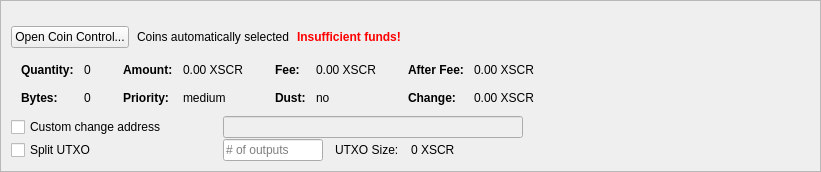
         <widget class="QFrame" name="frameCoinControl">
          <property name="sizePolicy">
           <sizepolicy hsizetype="Expanding" vsizetype="Expanding">
            <horstretch>0</horstretch>
            <verstretch>0</verstretch>
           </sizepolicy>
          </property>
          <property name="maximumSize">
           <size>
            <width>16777215</width>
            <height>16777215</height>
           </size>
          </property>
          <property name="frameShape">
           <enum>QFrame::StyledPanel</enum>
          </property>
          <property name="frameShadow">
           <enum>QFrame::Sunken</enum>
          </property>
          <layout class="QVBoxLayout" name="verticalLayoutCoinControl2">
           <property name="spacing">
            <number>0</number>
           </property>
           <property name="leftMargin">
            <number>0</number>
           </property>
           <property name="topMargin">
            <number>0</number>
           </property>
           <property name="rightMargin">
            <number>0</number>
           </property>
           <property name="bottomMargin">
            <number>0</number>
           </property>
           <item>
            <widget class="QFrame" name="frameCoinControl_BG">
             <layout class="QVBoxLayout" name="verticalLayoutCoinControl" stretch="0,0,0,0,0,0">
              <property name="spacing">
               <number>1</number>
              </property>
              <property name="leftMargin">
               <number>10</number>
              </property>
              <property name="topMargin">
               <number>10</number>
              </property>
              <item>
               <layout class="QHBoxLayout" name="horizontalLayoutCoinControl1">
                <property name="bottomMargin">
                 <number>15</number>
                </property>
                <item>
                 <layout class="QVBoxLayout" name="verticalLayout_3">
                  <property name="spacing">
                   <number>6</number>
                  </property>
                 </layout>
                </item>
               </layout>
              </item>
              <item>
               <layout class="QHBoxLayout" name="horizontalLayoutCoinControl2" stretch="0,0,0,0">
                <property name="spacing">
                 <number>8</number>
                </property>
                <property name="bottomMargin">
                 <number>10</number>
                </property>
                <item>
                 <widget class="QPushButton" name="pushButtonCoinControl">
                  <property name="sizePolicy">
                   <sizepolicy hsizetype="Minimum" vsizetype="Fixed">
                    <horstretch>0</horstretch>
                    <verstretch>0</verstretch>
                   </sizepolicy>
                  </property>
                  <property name="styleSheet">
                   <string notr="true"/>
                  </property>
                  <property name="text">
                   <string>Open Coin Control...</string>
                  </property>
                  <property name="autoDefault">
                   <bool>false</bool>
                  </property>
                 </widget>
                </item>
                <item>
                 <widget class="QLabel" name="labelCoinControlAutomaticallySelected">
                  <property name="text">
                   <string>Coins automatically selected</string>
                  </property>
                  <property name="margin">
                   <number>5</number>
                  </property>
                 </widget>
                </item>
                <item>
                 <widget class="QLabel" name="labelCoinControlInsuffFunds">
                  <property name="font">
                   <font>
                    <weight>75</weight>
                    <bold>true</bold>
                   </font>
                  </property>
                  <property name="styleSheet">
                   <string notr="true">color:red;font-weight:bold;</string>
                  </property>
                  <property name="text">
                   <string>Insufficient funds!</string>
                  </property>
                  <property name="margin">
                   <number>5</number>
                  </property>
                 </widget>
                </item>
                <item>
                 <spacer name="horizontalSpacerCoinControl">
                  <property name="orientation">
                   <enum>Qt::Horizontal</enum>
                  </property>
                  <property name="sizeHint" stdset="0">
                   <size>
                    <width>40</width>
                    <height>1</height>
                   </size>
                  </property>
                 </spacer>
                </item>
               </layout>
              </item>
              <item>
               <widget class="QWidget" name="widgetCoinControl" native="true">
                <property name="sizePolicy">
                 <sizepolicy hsizetype="Preferred" vsizetype="Preferred">
                  <horstretch>0</horstretch>
                  <verstretch>0</verstretch>
                 </sizepolicy>
                </property>
                <property name="minimumSize">
                 <size>
                  <width>0</width>
                  <height>0</height>
                 </size>
                </property>
                <property name="styleSheet">
                 <string notr="true"/>
                </property>
                <layout class="QHBoxLayout" name="horizontalLayoutCoinControl5">
                 <property name="leftMargin">
                  <number>0</number>
                 </property>
                 <property name="topMargin">
                  <number>0</number>
                 </property>
                 <property name="rightMargin">
                  <number>0</number>
                 </property>
                 <property name="bottomMargin">
                  <number>0</number>
                 </property>
                 <item>
                  <layout class="QHBoxLayout" name="horizontalLayoutCoinControl3" stretch="0,0,0,1">
                   <property name="spacing">
                    <number>20</number>
                   </property>
                   <property name="topMargin">
                    <number>0</number>
                   </property>
                   <property name="bottomMargin">
                    <number>10</number>
                   </property>
                   <item>
                    <layout class="QFormLayout" name="formLayoutCoinControl1">
                     <property name="horizontalSpacing">
                      <number>10</number>
                     </property>
                     <property name="verticalSpacing">
                      <number>14</number>
                     </property>
                     <property name="leftMargin">
                      <number>10</number>
                     </property>
                     <property name="topMargin">
                      <number>4</number>
                     </property>
                     <property name="rightMargin">
                      <number>6</number>
                     </property>
                     <item row="0" column="0">
                      <widget class="QLabel" name="labelCoinControlQuantityText">
                       <property name="font">
                        <font>
                         <weight>75</weight>
                         <bold>true</bold>
                        </font>
                       </property>
                       <property name="text">
                        <string>Quantity:</string>
                       </property>
                       <property name="margin">
                        <number>0</number>
                       </property>
                      </widget>
                     </item>
                     <item row="0" column="1">
                      <widget class="QLabel" name="labelCoinControlQuantity">
                       <property name="cursor">
                        <cursorShape>IBeamCursor</cursorShape>
                       </property>
                       <property name="contextMenuPolicy">
                        <enum>Qt::ActionsContextMenu</enum>
                       </property>
                       <property name="text">
                        <string notr="true">0</string>
                       </property>
                       <property name="margin">
                        <number>0</number>
                       </property>
                       <property name="textInteractionFlags">
                        <set>Qt::LinksAccessibleByMouse|Qt::TextSelectableByKeyboard|Qt::TextSelectableByMouse</set>
                       </property>
                      </widget>
                     </item>
                     <item row="1" column="0">
                      <widget class="QLabel" name="labelCoinControlBytesText">
                       <property name="font">
                        <font>
                         <weight>75</weight>
                         <bold>true</bold>
                        </font>
                       </property>
                       <property name="text">
                        <string>Bytes:</string>
                       </property>
                      </widget>
                     </item>
                     <item row="1" column="1">
                      <widget class="QLabel" name="labelCoinControlBytes">
                       <property name="cursor">
                        <cursorShape>IBeamCursor</cursorShape>
                       </property>
                       <property name="contextMenuPolicy">
                        <enum>Qt::ActionsContextMenu</enum>
                       </property>
                       <property name="text">
                        <string notr="true">0</string>
                       </property>
                       <property name="textInteractionFlags">
                        <set>Qt::LinksAccessibleByMouse|Qt::TextSelectableByKeyboard|Qt::TextSelectableByMouse</set>
                       </property>
                      </widget>
                     </item>
                    </layout>
                   </item>
                   <item>
                    <layout class="QFormLayout" name="formLayoutCoinControl2">
                     <property name="horizontalSpacing">
                      <number>10</number>
                     </property>
                     <property name="verticalSpacing">
                      <number>14</number>
                     </property>
                     <property name="leftMargin">
                      <number>6</number>
                     </property>
                     <property name="topMargin">
                      <number>4</number>
                     </property>
                     <property name="rightMargin">
                      <number>6</number>
                     </property>
                     <item row="0" column="0">
                      <widget class="QLabel" name="labelCoinControlAmountText">
                       <property name="font">
                        <font>
                         <weight>75</weight>
                         <bold>true</bold>
                        </font>
                       </property>
                       <property name="text">
                        <string>Amount:</string>
                       </property>
                       <property name="margin">
                        <number>0</number>
                       </property>
                      </widget>
                     </item>
                     <item row="0" column="1">
                      <widget class="QLabel" name="labelCoinControlAmount">
                       <property name="cursor">
                        <cursorShape>IBeamCursor</cursorShape>
                       </property>
                       <property name="contextMenuPolicy">
                        <enum>Qt::ActionsContextMenu</enum>
                       </property>
                       <property name="text">
                        <string notr="true">0.00 XSCR</string>
                       </property>
                       <property name="textInteractionFlags">
                        <set>Qt::LinksAccessibleByMouse|Qt::TextSelectableByKeyboard|Qt::TextSelectableByMouse</set>
                       </property>
                      </widget>
                     </item>
                     <item row="1" column="0">
                      <widget class="QLabel" name="labelCoinControlPriorityText">
                       <property name="font">
                        <font>
                         <weight>75</weight>
                         <bold>true</bold>
                        </font>
                       </property>
                       <property name="text">
                        <string>Priority:</string>
                       </property>
                      </widget>
                     </item>
                     <item row="1" column="1">
                      <widget class="QLabel" name="labelCoinControlPriority">
                       <property name="cursor">
                        <cursorShape>IBeamCursor</cursorShape>
                       </property>
                       <property name="contextMenuPolicy">
                        <enum>Qt::ActionsContextMenu</enum>
                       </property>
                       <property name="text">
                        <string>medium</string>
                       </property>
                       <property name="textInteractionFlags">
                        <set>Qt::LinksAccessibleByMouse|Qt::TextSelectableByKeyboard|Qt::TextSelectableByMouse</set>
                       </property>
                      </widget>
                     </item>
                    </layout>
                   </item>
                   <item>
                    <layout class="QFormLayout" name="formLayoutCoinControl3">
                     <property name="horizontalSpacing">
                      <number>10</number>
                     </property>
                     <property name="verticalSpacing">
                      <number>14</number>
                     </property>
                     <property name="leftMargin">
                      <number>6</number>
                     </property>
                     <property name="topMargin">
                      <number>4</number>
                     </property>
                     <property name="rightMargin">
                      <number>6</number>
                     </property>
                     <item row="0" column="0">
                      <widget class="QLabel" name="labelCoinControlFeeText">
                       <property name="font">
                        <font>
                         <weight>75</weight>
                         <bold>true</bold>
                        </font>
                       </property>
                       <property name="text">
                        <string>Fee:</string>
                       </property>
                       <property name="margin">
                        <number>0</number>
                       </property>
                      </widget>
                     </item>
                     <item row="0" column="1">
                      <widget class="QLabel" name="labelCoinControlFee">
                       <property name="cursor">
                        <cursorShape>IBeamCursor</cursorShape>
                       </property>
                       <property name="contextMenuPolicy">
                        <enum>Qt::ActionsContextMenu</enum>
                       </property>
                       <property name="text">
                        <string notr="true">0.00 XSCR</string>
                       </property>
                       <property name="textInteractionFlags">
                        <set>Qt::LinksAccessibleByMouse|Qt::TextSelectableByKeyboard|Qt::TextSelectableByMouse</set>
                       </property>
                      </widget>
                     </item>
                     <item row="1" column="0">
                      <widget class="QLabel" name="labelCoinControlLowOutputText">
                       <property name="font">
                        <font>
                         <weight>75</weight>
                         <bold>true</bold>
                        </font>
                       </property>
                       <property name="text">
                        <string>Dust:</string>
                       </property>
                      </widget>
                     </item>
                     <item row="1" column="1">
                      <widget class="QLabel" name="labelCoinControlLowOutput">
                       <property name="cursor">
                        <cursorShape>IBeamCursor</cursorShape>
                       </property>
                       <property name="contextMenuPolicy">
                        <enum>Qt::ActionsContextMenu</enum>
                       </property>
                       <property name="text">
                        <string>no</string>
                       </property>
                       <property name="textInteractionFlags">
                        <set>Qt::LinksAccessibleByMouse|Qt::TextSelectableByKeyboard|Qt::TextSelectableByMouse</set>
                       </property>
                      </widget>
                     </item>
                    </layout>
                   </item>
                   <item>
                    <layout class="QFormLayout" name="formLayoutCoinControl4">
                     <property name="horizontalSpacing">
                      <number>10</number>
                     </property>
                     <property name="verticalSpacing">
                      <number>14</number>
                     </property>
                     <property name="leftMargin">
                      <number>6</number>
                     </property>
                     <property name="topMargin">
                      <number>4</number>
                     </property>
                     <property name="rightMargin">
                      <number>6</number>
                     </property>
                     <item row="0" column="0">
                      <widget class="QLabel" name="labelCoinControlAfterFeeText">
                       <property name="font">
                        <font>
                         <weight>75</weight>
                         <bold>true</bold>
                        </font>
                       </property>
                       <property name="text">
                        <string>After Fee:</string>
                       </property>
                       <property name="margin">
                        <number>0</number>
                       </property>
                      </widget>
                     </item>
                     <item row="0" column="1">
                      <widget class="QLabel" name="labelCoinControlAfterFee">
                       <property name="cursor">
                        <cursorShape>IBeamCursor</cursorShape>
                       </property>
                       <property name="contextMenuPolicy">
                        <enum>Qt::ActionsContextMenu</enum>
                       </property>
                       <property name="text">
                        <string notr="true">0.00 XSCR</string>
                       </property>
                       <property name="textInteractionFlags">
                        <set>Qt::LinksAccessibleByMouse|Qt::TextSelectableByKeyboard|Qt::TextSelectableByMouse</set>
                       </property>
                      </widget>
                     </item>
                     <item row="1" column="0">
                      <widget class="QLabel" name="labelCoinControlChangeText">
                       <property name="font">
                        <font>
                         <weight>75</weight>
                         <bold>true</bold>
                        </font>
                       </property>
                       <property name="text">
                        <string>Change:</string>
                       </property>
                      </widget>
                     </item>
                     <item row="1" column="1">
                      <widget class="QLabel" name="labelCoinControlChange">
                       <property name="cursor">
                        <cursorShape>IBeamCursor</cursorShape>
                       </property>
                       <property name="contextMenuPolicy">
                        <enum>Qt::ActionsContextMenu</enum>
                       </property>
                       <property name="text">
                        <string notr="true">0.00 XSCR</string>
                       </property>
                       <property name="textInteractionFlags">
                        <set>Qt::LinksAccessibleByMouse|Qt::TextSelectableByKeyboard|Qt::TextSelectableByMouse</set>
                       </property>
                      </widget>
                     </item>
                    </layout>
                   </item>
                  </layout>
                 </item>
                </layout>
               </widget>
              </item>
              <item>
               <layout class="QHBoxLayout" name="horizontalLayoutCoinControl4">
                <property name="spacing">
                 <number>12</number>
                </property>
                <property name="sizeConstraint">
                 <enum>QLayout::SetDefaultConstraint</enum>
                </property>
                <property name="topMargin">
                 <number>0</number>
                </property>
                <property name="rightMargin">
                 <number>0</number>
                </property>
                <item>
                 <widget class="QCheckBox" name="checkBoxCoinControlChange">
                  <property name="sizePolicy">
                   <sizepolicy hsizetype="Preferred" vsizetype="Preferred">
                    <horstretch>0</horstretch>
                    <verstretch>0</verstretch>
                   </sizepolicy>
                  </property>
                  <property name="minimumSize">
                   <size>
                    <width>200</width>
                    <height>0</height>
                   </size>
                  </property>
                  <property name="maximumSize">
                   <size>
                    <width>200</width>
                    <height>16777215</height>
                   </size>
                  </property>
                  <property name="toolTip">
                   <string>If this is activated, but the change address is empty or invalid, change will be sent to a newly generated address.</string>
                  </property>
                  <property name="text">
                   <string>Custom change address</string>
                  </property>
                 </widget>
                </item>
                <item>
                 <widget class="QValidatedLineEdit" name="lineEditCoinControlChange">
                  <property name="enabled">
                   <bool>false</bool>
                  </property>
                  <property name="sizePolicy">
                   <sizepolicy hsizetype="Preferred" vsizetype="Preferred">
                    <horstretch>0</horstretch>
                    <verstretch>0</verstretch>
                   </sizepolicy>
                  </property>
                  <property name="minimumSize">
                   <size>
                    <width>300</width>
                    <height>0</height>
                   </size>
                  </property>
                 </widget>
                </item>
                <item>
                 <widget class="QLabel" name="labelCoinControlChangeLabel">
                  <property name="sizePolicy">
                   <sizepolicy hsizetype="Preferred" vsizetype="Preferred">
                    <horstretch>0</horstretch>
                    <verstretch>0</verstretch>
                   </sizepolicy>
                  </property>
                  <property name="minimumSize">
                   <size>
                    <width>100</width>
                    <height>0</height>
                   </size>
                  </property>
                  <property name="text">
                   <string/>
                  </property>
                  <property name="margin">
                   <number>3</number>
                  </property>
                 </widget>
                </item>
               </layout>
              </item>
              <item>
               <layout class="QHBoxLayout" name="horizontalLayoutCoinControl6">
                <property name="spacing">
                 <number>12</number>
                </property>
                <property name="rightMargin">
                 <number>0</number>
                </property>
                <item>
                 <widget class="QCheckBox" name="splitBlockCheckBox">
                  <property name="sizePolicy">
                   <sizepolicy hsizetype="Preferred" vsizetype="Preferred">
                    <horstretch>0</horstretch>
                    <verstretch>0</verstretch>
                   </sizepolicy>
                  </property>
                  <property name="minimumSize">
                   <size>
                    <width>200</width>
                    <height>0</height>
                   </size>
                  </property>
                  <property name="maximumSize">
                   <size>
                    <width>200</width>
                    <height>16777215</height>
                   </size>
                  </property>
                  <property name="text">
                   <string>Split UTXO</string>
                  </property>
                 </widget>
                </item>
                <item>
                 <widget class="QLineEdit" name="splitBlockLineEdit">
                  <property name="sizePolicy">
                   <sizepolicy hsizetype="Preferred" vsizetype="Preferred">
                    <horstretch>50</horstretch>
                    <verstretch>0</verstretch>
                   </sizepolicy>
                  </property>
                  <property name="minimumSize">
                   <size>
                    <width>100</width>
                    <height>0</height>
                   </size>
                  </property>
                  <property name="maximumSize">
                   <size>
                    <width>100</width>
                    <height>16777215</height>
                   </size>
                  </property>
                  <property name="placeholderText">
                   <string># of outputs</string>
                  </property>
                 </widget>
                </item>
                <item>
                 <widget class="QLabel" name="labelBlockSizeText">
                  <property name="text">
                   <string>UTXO Size:</string>
                  </property>
                 </widget>
                </item>
                <item>
                 <widget class="QLabel" name="labelBlockSize">
                  <property name="text">
                   <string>0 XSCR</string>
                  </property>
                 </widget>
                </item>
                <item>
                 <spacer name="horizontalSpacer_7">
                  <property name="orientation">
                   <enum>Qt::Horizontal</enum>
                  </property>
                  <property name="sizeHint" stdset="0">
                   <size>
                    <width>40</width>
                    <height>20</height>
                   </size>
                  </property>
                 </spacer>
                </item>
               </layout>
              </item>
              <item>
               <spacer name="verticalSpacerCoinControl">
                <property name="orientation">
                 <enum>Qt::Vertical</enum>
                </property>
                <property name="sizeHint" stdset="0">
                 <size>
                  <width>800</width>
                  <height>1</height>
                 </size>
                </property>
               </spacer>
              </item>
             </layout>
            </widget>
           </item>
          </layout>
         </widget>
